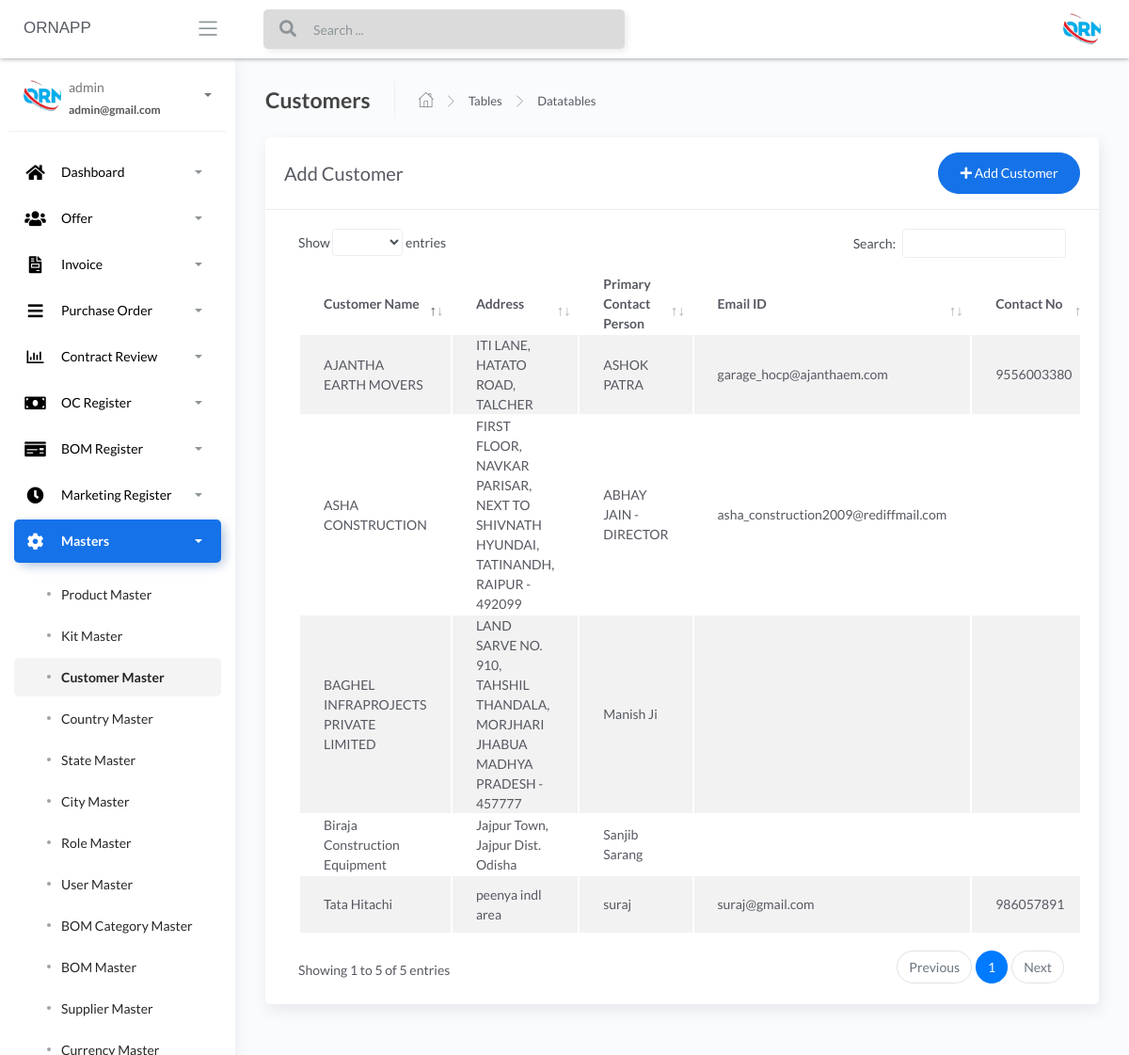
Page /Customer-masters (signed in) on the committed database.
### apps/authentication/models.py (models this page shows, shortened)
class Users(db.Model, UserMixin):
    __tablename__ = 'Users'
    id = db.Column(db.Integer, primary_key=True)
    username = db.Column(db.String(64), unique=True)
    email = db.Column(db.String(64), unique=True)
    password = db.Column(db.LargeBinary)

### apps/home/models.py (models this page shows, shortened)
class CustomerMaster(db.Model):
    __tablename__ = "customermaster"
    id = db.Column(db.Integer, primary_key=True)
    customer_name = db.Column(db.String())
    primary_contact_name = db.Column(db.String())
    secondary_contact_name = db.Column(db.String())
    email_id = db.Column(db.String())
    contact_number = db.Column(db.INT())
    pan_number = db.Column(db.String())
    gst_number = db.Column(db.String())
    address = db.Column(db.String())
    customer_country_name = db.Column(db.String())
    customer_state_name = db.Column(db.String())
    customer_city_name = db.Column(db.String())

### apps/home/routes.py (the view, shortened to what this page needs)
@blueprint.route('/Customer-masters', methods=['GET', 'POST'])
@login_required
def Customer_masters():
    if request.method == 'GET':
        users = CustomerMaster.query.all()
        city_master = CityMaster.query.all()
        state_masters = StateMaster.query.all()
        country_master = CountryMaster.query.all()
        return render_template('home/Customer-masters.html',users=users,city_master=city_master,state_masters=state_masters,
                               country_master=country_master, segment='Customer-masters')

### apps/__init__.py (called while the page is built)
def configure_database(app):
    @app.before_first_request
    def initialize_database():
        db.create_all()
    @app.teardown_request
    def shutdown_session(exception=None):
        db.session.remove()

### apps/authentication/models.py (called while the page is built)
@login_manager.user_loader
def user_loader(id):
    return Users.query.filter_by(id=id).first()

### apps/templates/home/Customer-masters.html (shortened to what this page needs)
{% extends "layouts/base.html" %}
{% block content %}
	<div class="content">
		<div class="page-inner">
			<div class="page-header">
				<h4 class="page-title">Customers</h4>
				<ul class="breadcrumbs">
					<li class="nav-home">
						<a href="#">
							<i class="flaticon-home"></i>
						</a>
					</li>
					<li class="separator">
						<i class="flaticon-right-arrow"></i>
					</li>
					<li class="nav-item">
						<a href="#">Tables</a>
					</li>
					<li class="separator">
						<i class="flaticon-right-arrow"></i>
					</li>
					<li class="nav-item">
						<a href="#">Datatables</a>
					</li>
				</ul>
			</div>
			<div class="row">
				<div class="col-md-12">
					<div class="card">
						<div class="card-header">
							<div class="d-flex align-items-center">
								<h4 class="card-title">Add Customer</h4>
								<button class="btn btn-primary btn-round ml-auto" data-toggle="modal" data-target="#addRowModal">
									<i class="fa fa-plus"></i>
									Add Customer
								</button>
							</div>
						</div>
						<div class="card-body">
							<div class="table-responsive">
								<table id="add-row" class="display table table-striped table-hover" >
									<thead>
										<tr>
											<th>Customer Name</th>
											<th>Address</th>
                                            <th>Primary Contact Person</th>
											<th>Email ID</th>
											<th>Contact No</th>
										</tr>
									</thead>
									<tbody>
									{% for user in users %}
											<tr
											{% if loop.index %2==0 %}
											{% else %}
											{% endif %}
											>
											<td>{{user.customer_name}}</td>
											<td>{{user.address}}</td>
											<td>{{user.primary_contact_name}}</td>
											<td>{{user.email_id}}</td>
											<td>{{user.contact_number}}</td>
										</tr>
									{% endfor %}
									</tbody>
								</table>
							</div>
						</div>
					</div>
				</div>
			</div>
		</div>
	</div>
{% endblock content %}

### apps/templates/includes/sidebar.html (shortened to what this page needs)
		<div class="sidebar sidebar-style-2" data-background-color="white">
			<div class="sidebar-wrapper scrollbar scrollbar-inner">
				<div class="sidebar-content">
				{% if current_user.is_authenticated %}
					<div class="user">
						<div class="avatar-sm float-left mr-2">
							<img src="/static/assets/img/logo.jpg" alt="..." class="avatar-img rounded-circle">
						</div>
						<div class="info">
							<a data-toggle="collapse" href="#collapseExample" aria-expanded="true">
								<span>
									{{ current_user.username }}
									<span class="user-level">
										{{ current_user.email }}
									</span>
									<span class="caret"></span>
								</span>
							</a>
						</div>
					</div>
					<ul class="nav nav-primary">
						<li class="nav-item {% if 'dashboard' in segment %} active {% endif %}">
							<a data-toggle="collapse" href="#dashboard" aria-expanded="false">
								<i style="color:black;" class="fas fa-home"></i>
								<p style="color:black;">Dashboard</p>
								<span class="caret"></span>
							</a>
						</li>
						<li class="nav-item {% if 'offer-' in segment %} active {% endif %}">
							<a data-toggle="collapse" href="#base">
								<i  style="color:black;" class="fas fa-users"></i>
								<p  style="color:black;">Offer</p>
								<span class="caret"></span>
							</a>
						</li>
						<li class="nav-item {% if 'invoice' in segment %} active {% endif %}">
							<a data-toggle="collapse" href="#invoice">
								<i  style="color:black;" class="fas fa-file-invoice"></i>
								<p  style="color:black;">Invoice</p>
								<span class="caret"></span>
							</a>
						</li>
						<li class="nav-item {% if 'purchaseorder' in segment %} active {% endif %}">
							<a data-toggle="collapse" href="#purchaseorder">
								<i  style="color:black;" class="fas fa-bars"></i>
								<p  style="color:black;">Purchase Order</p>
								<span class="caret"></span>
							</a>
						</li>
						<li class="nav-item {% if 'contractreview' in segment %} active {% endif %}">
							<a data-toggle="collapse" href="#contractreview">
								<i  style="color:black;" class="far fa-chart-bar"></i>
								<p  style="color:black;">Contract Review</p>
								<span class="caret"></span>
							</a>
						</li>
						<li class="nav-item {% if 'OcRegister' in segment %} active {% endif %}">
							<a data-toggle="collapse" href="#OcRegister">
								<i  style="color:black;" class="fas fa-money-bill"></i>
								<p  style="color:black;">OC Register</p>
								<span class="caret"></span>
							</a>
						</li>
						<li class="nav-item {% if 'BOMRegister' in segment %} active {% endif %}">
							<a data-toggle="collapse" href="#BOMRegister">
								<i  style="color:black;" class="fas fa-money-check"></i>
								<p  style="color:black;">BOM Register</p>
								<span class="caret"></span>
							</a>
						</li>
						<li class="nav-item {% if 'MarketingRegister' in segment %} active {% endif %}">
							<a data-toggle="collapse" href="#MarketingRegister">
								<i  style="color:black;" class="fas fa-clock"></i>
								<p  style="color:black;">Marketing Register</p>
								<span class="caret"></span>
							</a>
						</li>
						<li class="nav-item {% if 'masters' in segment %} active {% endif %}">
							<a data-toggle="collapse" href="#masters">
								<i  style="color:black;" class="fas fa-cog fa-spin"></i>
								<p  style="color:black;">Masters</p>
								<span class="caret"></span>
							</a>
							<div class="collapse {% if 'masters' in segment %} show {% endif %}" id="masters">
								<ul class="nav nav-collapse">
									<li class="{% if 'Product-masters' in segment %} active {% endif %}">
										<a href="/Product-masters">
											<span  style="color:black;" class="sub-item">Product Master</span>
										</a>
									</li>
									<li class="{% if 'Kit-masters' in segment %} active {% endif %}">
										<a href="/Kit-masters">
											<span  style="color:black;"class="sub-item">Kit Master</span>
										</a>
									</li>
									<li class="{% if 'Customer-masters' in segment %} active {% endif %}">
										<a href="/Customer-masters">
											<span  style="color:black;" class="sub-item">Customer Master</span>
										</a>
									</li>
									<li class="{% if 'Country-masters' in segment %} active {% endif %}">
										<a href="/Country-masters">
											<span  style="color:black;" class="sub-item">Country Master</span>
										</a>
									</li>
									<li class="{% if 'State-masters' in segment %} active {% endif %}">
										<a href="/State-masters">
											<span  style="color:black;" class="sub-item">State Master</span>
										</a>
									</li>
									<li class="{% if 'City-masters' in segment %} active {% endif %}">
										<a href="/City-masters">
											<span  style="color:black;" class="sub-item">City Master</span>
										</a>
									</li>
									<li class="{% if 'Role-masters' in segment %} active {% endif %}">
										<a href="/Role-masters">
											<span  style="color:black;" class="sub-item">Role Master</span>
										</a>
									</li>
									<li class="{% if 'User-masters' in segment %} active {% endif %}">
										<a href="/User-masters">
											<span  style="color:black;" class="sub-item">User Master</span>
										</a>
									</li>
									<li class="{% if 'BOM-Category-masters' in segment %} active {% endif %}">
										<a href="/BOM-Category-masters">
											<span  style="color:black;" class="sub-item">BOM Category Master</span>
										</a>
									</li>
									<li class="{% if 'BOM-masters' in segment %} active {% endif %}">
										<a href="/BOM-masters">
											<span  style="color:black;" class="sub-item">BOM Master</span>
										</a>
									</li>
									<li class="{% if 'Supplier-masters' in segment %} active {% endif %}">
										<a href="/Supplier-masters">
											<span  style="color:black;" class="sub-item">Supplier Master</span>
										</a>
									</li>
									<li class="{% if 'Currency-masters' in segment %} active {% endif %}">
										<a href="/Currency-masters">
											<span  style="color:black;" class="sub-item">Currency Master</span>
										</a>
									</li>
								</ul>
							</div>
						</li>
					</ul>
				{% endif %}
				</div>
			</div>
		</div>

### rows in the picture
Users: username "admin", email "admin@gmail.com"
CustomerMaster: customer_name "Tata Hitachi", address "peenya indl area", primary_contact_name "suraj", email_id "suraj@gmail.com", contact_number "986057891"
CustomerMaster: customer_name "BAGHEL INFRAPROJECTS PRIVATE LIMITED", address "LAND SARVE NO. 910, TAHSHIL THANDALA, MORJHARI JHABUA MADHYA PRADESH - 457777", primary_contact_name "Manish Ji"
CustomerMaster: customer_name "Biraja Construction Equipment", address "Jajpur Town, Jajpur Dist. Odisha", primary_contact_name "Sanjib Sarang"
CustomerMaster: customer_name "AJANTHA EARTH MOVERS", address "ITI LANE, HATATO ROAD, TALCHER", primary_contact_name "ASHOK PATRA", email_id "garage_hocp@ajanthaem.com", contact_number "9556003380"
CustomerMaster: customer_name "ASHA CONSTRUCTION", address "FIRST FLOOR, NAVKAR PARISAR, NEXT TO SHIVNATH HYUNDAI, TATINANDH, RAIPUR - 492099", primary_contact_name "ABHAY JAIN - DIRECTOR", email_id "asha_construction2009@rediffmail.com"
